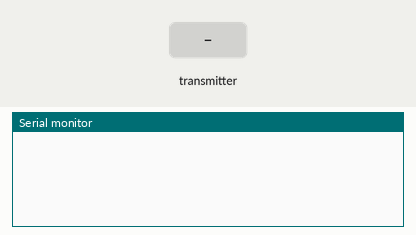
This sketch was run on a simulated Arduino Uno, built with avr-gcc and run on an emulated ATmega328P. Parts: the last lines printed to the serial monitor. The test bench sets the inputs (shaded band). No radio packets arrive unless stated.

Above: at 1.2 s.
1.3 s: the transmitter starts sending x_accel = 0
At 1.46 s:
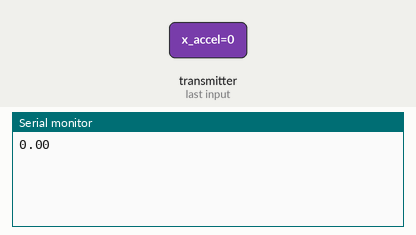
3.2 s: the transmitter starts sending x_accel = 25
At 3.46 s:
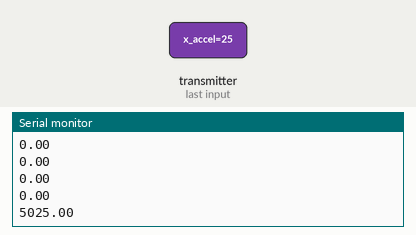
Timing chart, 0 to 6.2 s (numbered marks = the images above; inputs shaded):
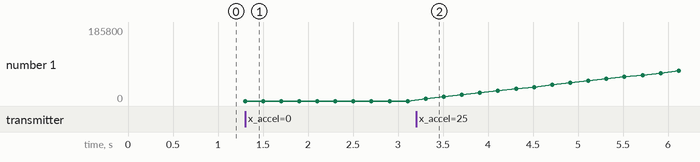

The sketch:

recieve_accel.ino
```cpp
#include <SPI.h>
#include <nRF24L01.h>
#include <RF24.h>

RF24 radio(7, 8); // CE, CSN
const byte address[6] = "00001";

float prev_time = 0;
float prev_speed = 0;

void setup() {
  Serial.begin(9600);
  radio.begin();
  radio.openReadingPipe(0, address);
  radio.startListening();
}

void loop() {
  if (radio.available()) {
    float x_accel;
    radio.read(&x_accel, sizeof(x_accel));
    float current_time = millis();
    float dt = current_time - prev_time;
    float speed = prev_speed + (x_accel * dt);
    Serial.println(speed);
    prev_time = current_time;
    prev_speed = speed;
    delay(200);
  }
}
```

Measured:
- after the input at 1.3 s, the serial monitor: prints a new line at once (image 1)
- after the input at 3.2 s, the serial monitor: prints a new line after 0.11 s (image 2)
- plotted number 1: 0 → 185800 after the input at 3.2 s
